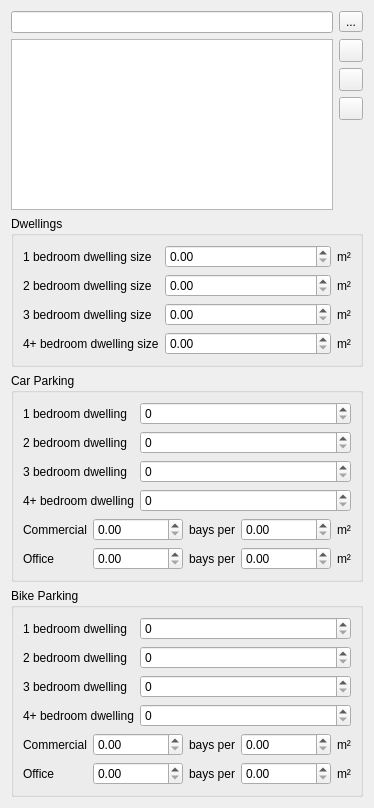
          <widget class="QWidget" name="scrollAreaWidgetContents_10">
           <property name="geometry">
            <rect>
             <x>0</x>
             <y>0</y>
             <width>374</width>
             <height>808</height>
            </rect>
           </property>
           <layout class="QVBoxLayout" name="verticalLayout_7">
            <item>
             <layout class="QHBoxLayout" name="horizontalLayout_5">
              <property name="topMargin">
               <number>0</number>
              </property>
              <item>
               <widget class="QgsFilterLineEdit" name="project_areas_filter_line_edit"/>
              </item>
              <item>
               <widget class="QToolButton" name="project_areas_filter_by_bounds">
                <property name="text">
                 <string>...</string>
                </property>
               </widget>
              </item>
             </layout>
            </item>
            <item>
             <layout class="QHBoxLayout" name="horizontalLayout_3">
              <item>
               <widget class="QListView" name="listWidget_project_areas"/>
              </item>
              <item>
               <layout class="QVBoxLayout" name="verticalLayout">
                <item>
                 <widget class="QToolButton" name="toolButton_project_area_add">
                  <property name="enabled">
                   <bool>true</bool>
                  </property>
                  <property name="toolTip">
                   <string>Create new project area</string>
                  </property>
                  <property name="text">
                   <string/>
                  </property>
                 </widget>
                </item>
                <item>
                 <widget class="QToolButton" name="toolButton_project_area_remove">
                  <property name="toolTip">
                   <string>Remove selected project area</string>
                  </property>
                  <property name="text">
                   <string/>
                  </property>
                 </widget>
                </item>
                <item>
                 <widget class="QToolButton" name="toolButton_project_area_rename">
                  <property name="toolTip">
                   <string>Rename selected project area</string>
                  </property>
                  <property name="text">
                   <string/>
                  </property>
                 </widget>
                </item>
                <item>
                 <spacer name="verticalSpacer_2">
                  <property name="orientation">
                   <enum>Qt::Vertical</enum>
                  </property>
                  <property name="sizeHint" stdset="0">
                   <size>
                    <width>20</width>
                    <height>40</height>
                   </size>
                  </property>
                 </spacer>
                </item>
               </layout>
              </item>
             </layout>
            </item>
            <item>
             <widget class="QGroupBox" name="groupbox_dwellings">
              <property name="title">
               <string>Dwellings</string>
              </property>
              <property name="text" stdset="0">
               <string>PushButton</string>
              </property>
              <layout class="QGridLayout" name="gridLayout_6" columnstretch="1,2,0">
               <item row="3" column="0">
                <widget class="QLabel" name="label_3">
                 <property name="text">
                  <string>4+ bedroom dwelling size</string>
                 </property>
                </widget>
               </item>
               <item row="2" column="0">
                <widget class="QLabel" name="label_4">
                 <property name="text">
                  <string>3 bedroom dwelling size</string>
                 </property>
                </widget>
               </item>
               <item row="0" column="0">
                <widget class="QLabel" name="label">
                 <property name="text">
                  <string>1 bedroom dwelling size</string>
                 </property>
                </widget>
               </item>
               <item row="1" column="1">
                <widget class="QgsDoubleSpinBox" name="dwelling_size_2_bedroom">
                 <property name="maximum">
                  <double>9999999.000000000000000</double>
                 </property>
                </widget>
               </item>
               <item row="0" column="1">
                <widget class="QgsDoubleSpinBox" name="dwelling_size_1_bedroom">
                 <property name="maximum">
                  <double>9999999.000000000000000</double>
                 </property>
                </widget>
               </item>
               <item row="1" column="0">
                <widget class="QLabel" name="label_2">
                 <property name="text">
                  <string>2 bedroom dwelling size</string>
                 </property>
                </widget>
               </item>
               <item row="3" column="1">
                <widget class="QgsDoubleSpinBox" name="dwelling_size_4_bedroom">
                 <property name="maximum">
                  <double>9999999.000000000000000</double>
                 </property>
                </widget>
               </item>
               <item row="2" column="1">
                <widget class="QgsDoubleSpinBox" name="dwelling_size_3_bedroom">
                 <property name="maximum">
                  <double>9999999.000000000000000</double>
                 </property>
                </widget>
               </item>
               <item row="0" column="2">
                <widget class="QLabel" name="label_21">
                 <property name="text">
                  <string>m²</string>
                 </property>
                </widget>
               </item>
               <item row="1" column="2">
                <widget class="QLabel" name="label_29">
                 <property name="text">
                  <string>m²</string>
                 </property>
                </widget>
               </item>
               <item row="2" column="2">
                <widget class="QLabel" name="label_30">
                 <property name="text">
                  <string>m²</string>
                 </property>
                </widget>
               </item>
               <item row="3" column="2">
                <widget class="QLabel" name="label_31">
                 <property name="text">
                  <string>m²</string>
                 </property>
                </widget>
               </item>
              </layout>
             </widget>
            </item>
            <item>
             <widget class="QGroupBox" name="groupbox_car_parking">
              <property name="title">
               <string>Car Parking</string>
              </property>
              <layout class="QGridLayout" name="gridLayout_8" columnstretch="1,2">
               <item row="1" column="1">
                <widget class="QgsSpinBox" name="car_parking_2_bedroom"/>
               </item>
               <item row="0" column="1">
                <widget class="QgsSpinBox" name="car_parking_1_bedroom"/>
               </item>
               <item row="3" column="1">
                <widget class="QgsSpinBox" name="car_parking_4_bedroom"/>
               </item>
               <item row="4" column="0" colspan="2">
                <layout class="QGridLayout" name="gridLayout_18" columnstretch="0,1,0,1,0">
                 <property name="bottomMargin">
                  <number>0</number>
                 </property>
                 <item row="1" column="0">
                  <widget class="QLabel" name="label_12">
                   <property name="text">
                    <string>Office</string>
                   </property>
                  </widget>
                 </item>
                 <item row="1" column="2">
                  <widget class="QLabel" name="label_11">
                   <property name="text">
                    <string>bays per</string>
                   </property>
                  </widget>
                 </item>
                 <item row="0" column="0">
                  <widget class="QLabel" name="label_10">
                   <property name="text">
                    <string>Commercial</string>
                   </property>
                  </widget>
                 </item>
                 <item row="0" column="2">
                  <widget class="QLabel" name="label_9">
                   <property name="text">
                    <string>bays per</string>
                   </property>
                  </widget>
                 </item>
                 <item row="1" column="3">
                  <widget class="QgsDoubleSpinBox" name="car_parking_office_bays_area">
                   <property name="maximum">
                    <double>9999999.000000000000000</double>
                   </property>
                  </widget>
                 </item>
                 <item row="0" column="3">
                  <widget class="QgsDoubleSpinBox" name="car_parking_commercial_bays_area">
                   <property name="maximum">
                    <double>9999999.000000000000000</double>
                   </property>
                  </widget>
                 </item>
                 <item row="0" column="4">
                  <widget class="QLabel" name="label_53">
                   <property name="text">
                    <string>m²</string>
                   </property>
                  </widget>
                 </item>
                 <item row="1" column="4">
                  <widget class="QLabel" name="label_54">
                   <property name="text">
                    <string>m²</string>
                   </property>
                  </widget>
                 </item>
                 <item row="0" column="1">
                  <widget class="QgsDoubleSpinBox" name="car_parking_commercial_bays_count"/>
                 </item>
                 <item row="1" column="1">
                  <widget class="QgsDoubleSpinBox" name="car_parking_office_bays_count"/>
                 </item>
                </layout>
               </item>
               <item row="3" column="0">
                <widget class="QLabel" name="label_7">
                 <property name="text">
                  <string>4+ bedroom dwelling</string>
                 </property>
                </widget>
               </item>
               <item row="2" column="1">
                <widget class="QgsSpinBox" name="car_parking_3_bedroom"/>
               </item>
               <item row="2" column="0">
                <widget class="QLabel" name="label_8">
                 <property name="text">
                  <string>3 bedroom dwelling</string>
                 </property>
                </widget>
               </item>
               <item row="0" column="0">
                <widget class="QLabel" name="label_5">
                 <property name="text">
                  <string>1 bedroom dwelling</string>
                 </property>
                </widget>
               </item>
               <item row="1" column="0">
                <widget class="QLabel" name="label_6">
                 <property name="text">
                  <string>2 bedroom dwelling</string>
                 </property>
                </widget>
               </item>
              </layout>
             </widget>
            </item>
            <item>
             <widget class="QGroupBox" name="groupbox_bike_parking">
              <property name="title">
               <string>Bike Parking</string>
              </property>
              <layout class="QGridLayout" name="gridLayout_9" columnstretch="1,2">
               <item row="2" column="0">
                <widget class="QLabel" name="label_15">
                 <property name="text">
                  <string>3 bedroom dwelling</string>
                 </property>
                </widget>
               </item>
               <item row="0" column="0">
                <widget class="QLabel" name="label_13">
                 <property name="text">
                  <string>1 bedroom dwelling</string>
                 </property>
                </widget>
               </item>
               <item row="1" column="1">
                <widget class="QgsSpinBox" name="bicycle_parking_2_bedroom"/>
               </item>
               <item row="1" column="0">
                <widget class="QLabel" name="label_16">
                 <property name="text">
                  <string>2 bedroom dwelling</string>
                 </property>
                </widget>
               </item>
               <item row="3" column="0">
                <widget class="QLabel" name="label_14">
                 <property name="text">
                  <string>4+ bedroom dwelling</string>
                 </property>
                </widget>
               </item>
               <item row="2" column="1">
                <widget class="QgsSpinBox" name="bicycle_parking_3_bedroom"/>
               </item>
               <item row="3" column="1">
                <widget class="QgsSpinBox" name="bicycle_parking_4_bedroom"/>
               </item>
               <item row="0" column="1">
                <widget class="QgsSpinBox" name="bicycle_parking_1_bedroom"/>
               </item>
               <item row="4" column="0" colspan="2">
                <layout class="QGridLayout" name="gridLayout_19" columnstretch="0,1,0,1,0">
                 <property name="bottomMargin">
                  <number>0</number>
                 </property>
                 <item row="1" column="0">
                  <widget class="QLabel" name="label_17">
                   <property name="text">
                    <string>Office</string>
                   </property>
                  </widget>
                 </item>
                 <item row="1" column="2">
                  <widget class="QLabel" name="label_18">
                   <property name="text">
                    <string>bays per</string>
                   </property>
                  </widget>
                 </item>
                 <item row="0" column="3">
                  <widget class="QgsDoubleSpinBox" name="bicycle_parking_commercial_bays_area">
                   <property name="maximum">
                    <double>9999999.000000000000000</double>
                   </property>
                  </widget>
                 </item>
                 <item row="0" column="2">
                  <widget class="QLabel" name="label_20">
                   <property name="text">
                    <string>bays per</string>
                   </property>
                  </widget>
                 </item>
                 <item row="0" column="0">
                  <widget class="QLabel" name="label_19">
                   <property name="text">
                    <string>Commercial</string>
                   </property>
                  </widget>
                 </item>
                 <item row="1" column="3">
                  <widget class="QgsDoubleSpinBox" name="bicycle_parking_office_bays_area">
                   <property name="maximum">
                    <double>9999999.000000000000000</double>
                   </property>
                  </widget>
                 </item>
                 <item row="0" column="4">
                  <widget class="QLabel" name="label_55">
                   <property name="text">
                    <string>m²</string>
                   </property>
                  </widget>
                 </item>
                 <item row="1" column="4">
                  <widget class="QLabel" name="label_62">
                   <property name="text">
                    <string>m²</string>
                   </property>
                  </widget>
                 </item>
                 <item row="0" column="1">
                  <widget class="QgsDoubleSpinBox" name="bicycle_parking_commercial_bays_count"/>
                 </item>
                 <item row="1" column="1">
                  <widget class="QgsDoubleSpinBox" name="bicycle_parking_office_bays_count"/>
                 </item>
                </layout>
               </item>
              </layout>
             </widget>
            </item>
           </layout>
          </widget>
